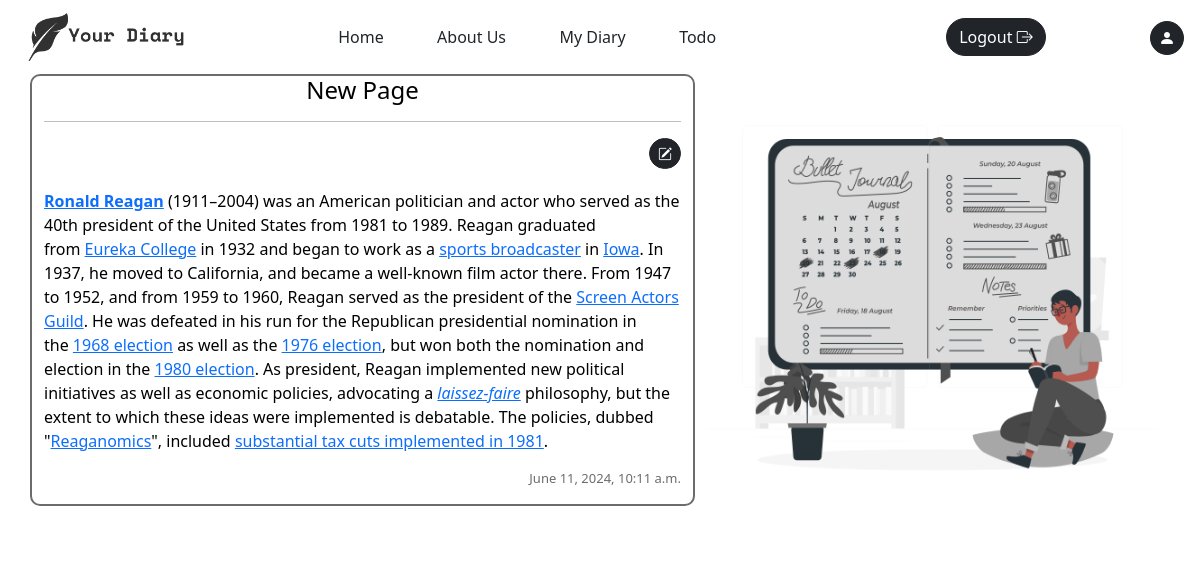
/my-diary/view-page/10/ (signed in), run on the app's committed database.
### diary/models.py (models this page shows, shortened)
class Page(models.Model):
    user = models.ForeignKey(User, on_delete=models.CASCADE)
    title = models.CharField(max_length=100)
    content = models.TextField()
    created_at = models.DateTimeField(auto_now_add=True)
    updated_at = models.DateTimeField(auto_now=True)

### diary/views.py (the view)
# urls.py: path("my-diary/view-page/<int:id>/", views.viewPage, name="viewPage"),
def viewPage(request, id):
	context = {}
	page = Page.objects.get(id=id)
	if request.user != page.user:
		messages.error(request, "You are not authorized to view this page")
		return redirect("myDiary")
	context["page"] = page
	return render(request, "viewPage.html", context)

### diary/context_processors.py (called while the page is built)
def site(request):
	site = Site.objects.first()  # replace this with your actual query
	return {'site': site}

### diary/templates/viewPage.html (shortened to what this page needs)
{% extends "base.html" %}
{% load static %}
{% block css %}
	<link rel="stylesheet" href="{% static "css/viewPage.css" %}">
{% endblock css %}
{% block body %}
	<div class="container">
		<div class="row">
			<div class="col-sm-7 page-part">
				<div class="diary-header">
					<h4 class='heading text-center'>{{page.title}}</h4>
					<hr>
				</div>
				<div class="diary-body">
					<div class="edit-button">
						<a href="{% url "updatePage" page.id %}" class="btn btn-sm btn-dark mb-1 edit-btn"><i class="bi bi-pencil-square"></i></a>
					</div>
					<p class="page-content">{{page.content|safe}}</p>
					<p class="page-date">{{page.created_at}}</p>
				</div>
			</div>
			<div class="col-sm-5">
				<div class="diary-image">
					<img src="{% static "media/viewDiary.png" %}" alt="" class="diary-img img-fluid">
				</div>
			</div>
		</div>
	</div>
{% endblock body %}

### static/css/style.css (style rules this page uses)
.btn { border-radius: 30px !important; }
.light-theme { background-color: white; color: black; }

### static/css/viewPage.css (style rules this page uses)
.diary-img { height: 29rem; }
.page-part { border: 2px solid #6d6c6c; border-radius: 10px; margin-bottom: 2rem; max-height: 90vh; overflow: overlay; }
.edit-button { display: flex; justify-content: flex-end; }
.page-date { text-align: right; font-size: small; color: #6d6c6c; right: 0; bottom: 0; }

### data on the page
Page: title "New Page", content "Ronald Reagan (1911–2004) was an American politician and actor who served as the 40th president of the United States from 1981 to 1989. Reagan graduated from Eureka College in 1932 and began to work as a sports broadcaster in Iowa . In 1937, he moved to California, and became a well-known film actor there. From 1947 to 1952, and from 1959 to 1960, Reagan served as the president of the Screen Actors Guild . He was defeated in his run for the Republican presidential nomination in the 1968 election as well as the 1976 election , but won both the nomination and election in the 1980 election . As president, Reagan implemented new political initiatives as well as economic policies, advocating a…", created_at "June 11, 2024, 10:11 a.m."
